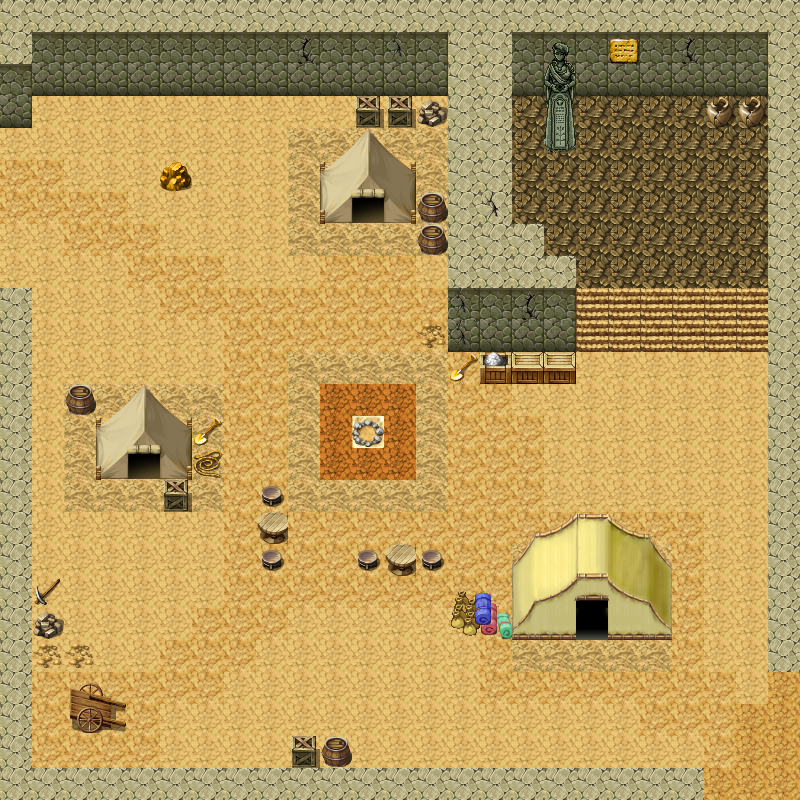

Rendered tile map (Tiled .tmx) drawn with the repository's tilesets; below, a short description and the map source with its tile grids summarised:
An orthogonal 25x25 tile map with 32x32 px tiles, 2 tile layers (Kachelebene 1, Kachelebene 2), 8 tilesets.

<map version="1.0" orientation="orthogonal" renderorder="right-down" width="25" height="25" tilewidth="32" tileheight="32">
 <tileset firstgid="1" name="map1" tilewidth="32" tileheight="32">
  <image source="map1.png" width="256" height="512" />
 </tileset>
 <tileset firstgid="129" name="86482356" tilewidth="32" tileheight="32">
  <image source="86482356.png" width="256" height="512" />
  <tile id="5">
   <properties>
    <property name="blocked" value="tru" />
   </properties>
  </tile>
  <tile id="7">
   <properties>
    <property name="blocked" value="true" />
   </properties>
  </tile>
  <tile id="8">
   <properties>
    <property name="isBack" value="true" />
   </properties>
  </tile>
  <tile id="9">
   <properties>
    <property name="isDoor" value="true" />
   </properties>
  </tile>
 </tileset>
 <tileset firstgid="257" name="PathAndObjects_0" tilewidth="32" tileheight="32">
  <image source="PathAndObjects_0.png" width="512" height="480" />
  <tile id="89">
   <properties>
    <property name="blocked" value="true" />
   </properties>
  </tile>
  <tile id="137">
   <properties>
    <property name="blocked" value="true" />
   </properties>
  </tile>
  <tile id="153">
   <properties>
    <property name="blocked" value="true" />
   </properties>
  </tile>
 </tileset>
 <tileset firstgid="497" name="outsideb" tilewidth="32" tileheight="32">
  <image source="outsideb.png" width="512" height="512" />
  <tile id="131">
   <properties>
    <property name="blocked" value="true" />
   </properties>
  </tile>
  <tile id="132">
   <properties>
    <property name="blocked" value="true" />
   </properties>
  </tile>
  <tile id="133">
   <properties>
    <property name="blocked" value="true" />
   </properties>
  </tile>
  <tile id="134">
   <properties>
    <property name="blocked" value="true" />
   </properties>
  </tile>
  <tile id="135">
   <properties>
    <property name="blocked" value="true" />
   </properties>
  </tile>
  <tile id="149">
   <properties>
    <property name="blocked" value="true" />
   </properties>
  </tile>
  <tile id="168">
   <properties>
    <property name="blocked" value="true" />
   </properties>
  </tile>
  <tile id="169">
   <properties>
    <property name="blocked" value="true" />
   </properties>
  </tile>
  <tile id="170">
   <properties>
    <property name="blocked" value="true" />
   </properties>
  </tile>
  <tile id="184">
   <properties>
    <property name="blocked" value="true" />
   </properties>
  </tile>
  <tile id="185">
   <properties>
    <property name="blocked" value="true" />
   </properties>
  </tile>
  <tile id="186">
   <properties>
    <property name="blocked" value="true" />
   </properties>
  </tile>
  <tile id="200">
   <properties>
    <property name="blocked" value="true" />
   </properties>
  </tile>
  <tile id="201">
   <properties>
    <property name="blocked" value="true" />
   </properties>
  </tile>
  <tile id="202">
   <properties>
    <property name="blocked" value="true" />
   </properties>
  </tile>
 </tileset>
 <tileset firstgid="753" name="TileB_Real" tilewidth="32" tileheight="32">
  <image source="TileB_Real.png" width="512" height="512" />
  <tile id="16">
   <properties>
    <property name="blocked" value="true" />
   </properties>
  </tile>
  <tile id="22">
   <properties>
    <property name="blocked" value="true" />
   </properties>
  </tile>
  <tile id="38">
   <properties>
    <property name="blocked" value="true" />
   </properties>
  </tile>
  <tile id="54">
   <properties>
    <property name="blocked" value="true" />
   </properties>
  </tile>
  <tile id="70">
   <properties>
    <property name="blocked" value="true" />
   </properties>
  </tile>
  <tile id="206">
   <properties>
    <property name="blocked" value="true" />
   </properties>
  </tile>
  <tile id="207">
   <properties>
    <property name="blocked" value="true" />
   </properties>
  </tile>
  <tile id="222">
   <properties>
    <property name="blocked" value="true" />
   </properties>
  </tile>
  <tile id="223">
   <properties>
    <property name="blocked" value="true" />
   </properties>
  </tile>
 </tileset>
 <tileset firstgid="1009" name="dungeonbn" tilewidth="32" tileheight="32">
  <image source="dungeonbn.png" width="512" height="512" />
  <tile id="112">
   <properties>
    <property name="blocked" value="true" />
   </properties>
  </tile>
  <tile id="205">
   <properties>
    <property name="blocked" value="true" />
   </properties>
  </tile>
  <tile id="220">
   <properties>
    <property name="blocked" value="true" />
   </properties>
  </tile>
 </tileset>
 <tileset firstgid="1265" name="TileD_VX" tilewidth="32" tileheight="32">
  <image source="TileD_VX.png" width="512" height="512" />
  <tile id="92">
   <properties>
    <property name="blocked" value="true" />
   </properties>
  </tile>
 </tileset>
 <tileset firstgid="1521" name="tentExterior" tilewidth="32" tileheight="32">
  <image source="tentExterior.png" width="512" height="512" />
  <tile id="56">
   <properties>
    <property name="blocked" value="true" />
   </properties>
  </tile>
  <tile id="57">
   <properties>
    <property name="blocked" value="true" />
   </properties>
  </tile>
  <tile id="72">
   <properties>
    <property name="blocked" value="true" />
   </properties>
  </tile>
  <tile id="73">
   <properties>
    <property name="blocked" value="true" />
   </properties>
  </tile>
  <tile id="78">
   <properties>
    <property name="blocked" value="true" />
   </properties>
  </tile>
  <tile id="99">
   <properties>
    <property name="blocked" value="true" />
   </properties>
  </tile>
  <tile id="100">
   <properties>
    <property name="blocked" value="true" />
   </properties>
  </tile>
  <tile id="101">
   <properties>
    <property name="blocked" value="true" />
   </properties>
  </tile>
  <tile id="102">
   <properties>
    <property name="blocked" value="true" />
   </properties>
  </tile>
  <tile id="103">
   <properties>
    <property name="blocked" value="true" />
   </properties>
  </tile>
  <tile id="115">
   <properties>
    <property name="blocked" value="true" />
   </properties>
  </tile>
  <tile id="116">
   <properties>
    <property name="blocked" value="true" />
   </properties>
  </tile>
  <tile id="117">
   <properties>
    <property name="blocked" value="true" />
   </properties>
  </tile>
  <tile id="118">
   <properties>
    <property name="blocked" value="true" />
   </properties>
  </tile>
  <tile id="119">
   <properties>
    <property name="blocked" value="true" />
   </properties>
  </tile>
  <tile id="131">
   <properties>
    <property name="blocked" value="true" />
   </properties>
  </tile>
  <tile id="132">
   <properties>
    <property name="blocked" value="true" />
   </properties>
  </tile>
  <tile id="133">
   <properties>
    <property name="blocked" value="true" />
   </properties>
  </tile>
  <tile id="134">
   <properties>
    <property name="blocked" value="true" />
   </properties>
  </tile>
  <tile id="135">
   <properties>
    <property name="blocked" value="true" />
   </properties>
  </tile>
  <tile id="147">
   <properties>
    <property name="blocked" value="true" />
   </properties>
  </tile>
  <tile id="148">
   <properties>
    <property name="blocked" value="true" />
   </properties>
  </tile>
  <tile id="149">
   <properties>
    <property name="blocked" value="true" />
   </properties>
  </tile>
  <tile id="150">
   <properties>
    <property name="blocked" value="true" />
   </properties>
  </tile>
  <tile id="151">
   <properties>
    <property name="blocked" value="true" />
   </properties>
  </tile>
 </tileset>
 <layer name="Kachelebene 1" width="25" height="25">
  <data>[625 cells, 625 non-empty, 14 distinct tile ids]</data>
 </layer>
 <layer name="Kachelebene 2" width="25" height="25">
  <properties>
   <property name="blocked" value="true" />
  </properties>
  <data>[625 cells, 90 non-empty, 59 distinct tile ids]</data>
 </layer>
</map>
